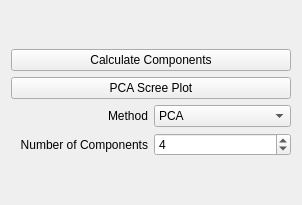
         <widget class="QWidget" name="page_5">
          <property name="geometry">
           <rect>
            <x>0</x>
            <y>0</y>
            <width>302</width>
            <height>205</height>
           </rect>
          </property>
          <attribute name="label">
           <string>Component Analysis</string>
          </attribute>
          <layout class="QGridLayout" name="gridLayout_15">
           <item row="0" column="0">
            <layout class="QGridLayout" name="gridLayout">
             <item row="0" column="0">
              <widget class="QPushButton" name="pb_calc_components">
               <property name="sizePolicy">
                <sizepolicy hsizetype="Preferred" vsizetype="Fixed">
                 <horstretch>0</horstretch>
                 <verstretch>0</verstretch>
                </sizepolicy>
               </property>
               <property name="styleSheet">
                <string notr="true"/>
               </property>
               <property name="text">
                <string>Calculate Components</string>
               </property>
              </widget>
             </item>
             <item row="1" column="0">
              <widget class="QPushButton" name="pb_pca_scree">
               <property name="sizePolicy">
                <sizepolicy hsizetype="Preferred" vsizetype="Fixed">
                 <horstretch>0</horstretch>
                 <verstretch>0</verstretch>
                </sizepolicy>
               </property>
               <property name="styleSheet">
                <string notr="true"/>
               </property>
               <property name="text">
                <string>PCA Scree Plot</string>
               </property>
              </widget>
             </item>
             <item row="2" column="0">
              <layout class="QHBoxLayout" name="horizontalLayout_5">
               <item>
                <widget class="QLabel" name="label_11">
                 <property name="text">
                  <string>Method</string>
                 </property>
                 <property name="alignment">
                  <set>Qt::AlignRight|Qt::AlignTrailing|Qt::AlignVCenter</set>
                 </property>
                </widget>
               </item>
               <item>
                <widget class="QComboBox" name="cb_comp_method">
                 <property name="sizePolicy">
                  <sizepolicy hsizetype="Preferred" vsizetype="Fixed">
                   <horstretch>0</horstretch>
                   <verstretch>0</verstretch>
                  </sizepolicy>
                 </property>
                 <item>
                  <property name="text">
                   <string>PCA</string>
                  </property>
                 </item>
                 <item>
                  <property name="text">
                   <string>NMF</string>
                  </property>
                 </item>
                 <item>
                  <property name="text">
                   <string>FastICA</string>
                  </property>
                 </item>
                 <item>
                  <property name="text">
                   <string>IncrementalPCA</string>
                  </property>
                 </item>
                 <item>
                  <property name="text">
                   <string>TruncatedSVD</string>
                  </property>
                 </item>
                 <item>
                  <property name="text">
                   <string>FactorAnalysis</string>
                  </property>
                 </item>
                 <item>
                  <property name="text">
                   <string>DictionaryLearning</string>
                  </property>
                 </item>
                </widget>
               </item>
              </layout>
             </item>
             <item row="3" column="0">
              <layout class="QHBoxLayout" name="horizontalLayout_6">
               <item>
                <widget class="QLabel" name="label">
                 <property name="text">
                  <string>Number of Components</string>
                 </property>
                 <property name="alignment">
                  <set>Qt::AlignRight|Qt::AlignTrailing|Qt::AlignVCenter</set>
                 </property>
                </widget>
               </item>
               <item>
                <widget class="QSpinBox" name="sb_ncomp">
                 <property name="minimum">
                  <number>1</number>
                 </property>
                 <property name="value">
                  <number>4</number>
                 </property>
                </widget>
               </item>
              </layout>
             </item>
            </layout>
           </item>
          </layout>
         </widget>
